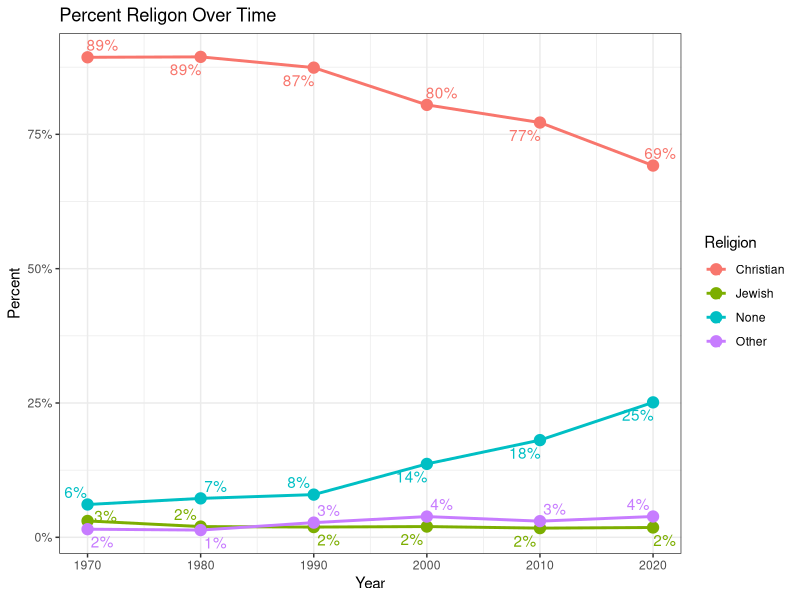
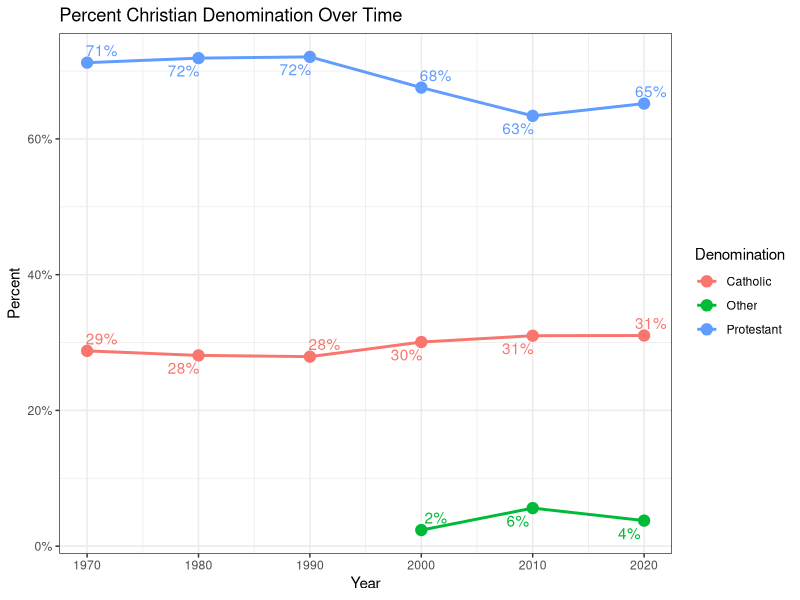
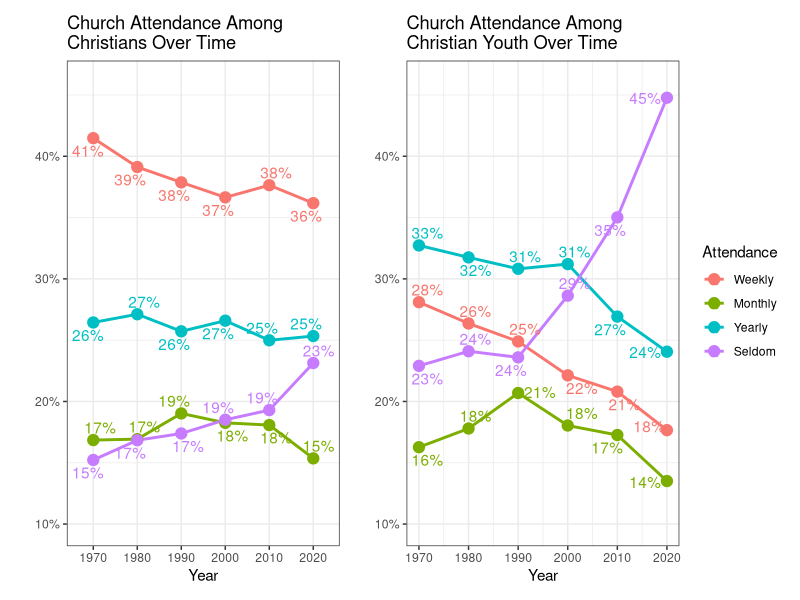
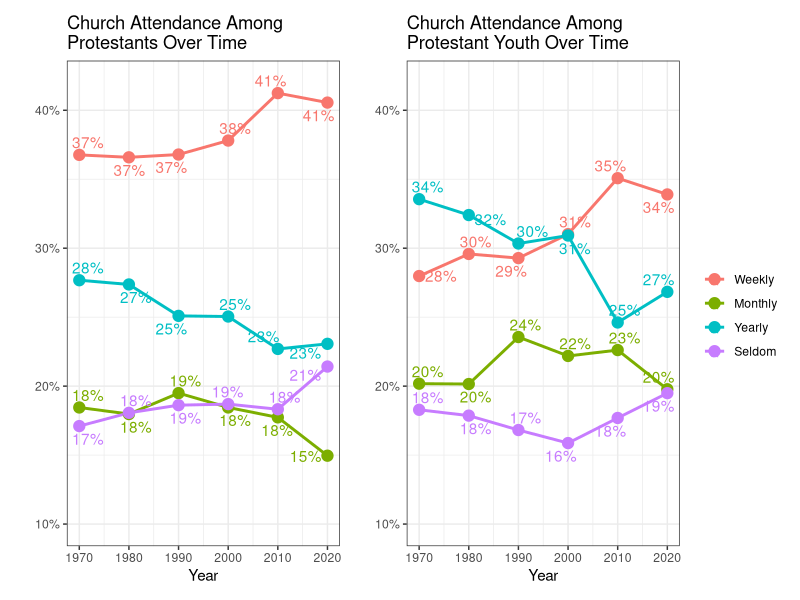
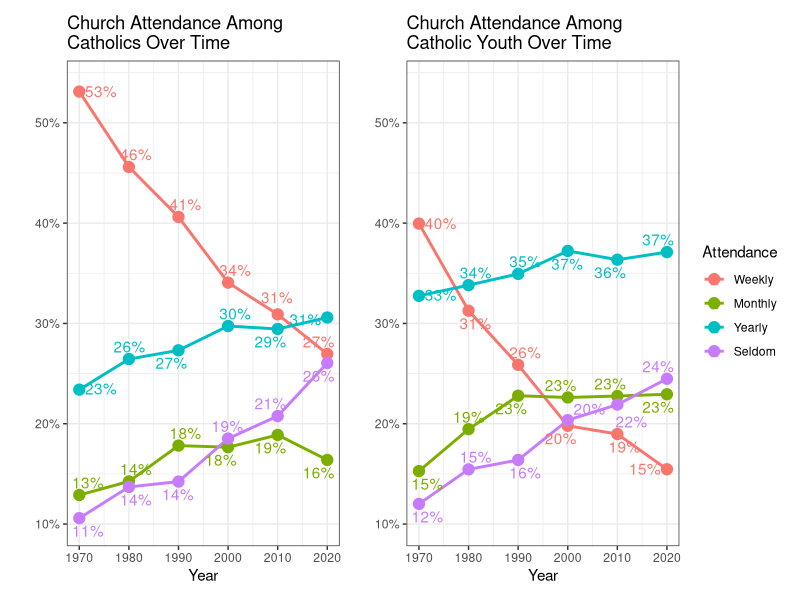

The R script that drew these images, in order:
## ---- chunk 1
#| echo: false
#| output: false
library(tidyverse)
library(patchwork)
## ---- chunk 2
df_raw <- readxl::read_excel("GSS.xlsx")
## ---- chunk 3
df_raw %>%
  filter(str_detect(as.character(age), "^[0-9]+$")) %>% 
  mutate(year = plyr::round_any(as.numeric(year), 10)) %>% 
  mutate(across(everything(), ~replace(., . %in% c("Protestant","Catholic","Orthodox-christian") , "Christian"))) %>%
  mutate(across(everything(), ~replace(., . %in% c("Buddhism","Hinduism","Other eastern religions","Inter-nondenominational","Native american","Other","Muslim/islam") , "Other"))) %>%
  group_by(year, relig) %>% 
  count() %>%
  filter(!relig %in% c(".n:  No answer", ".d:  Do not Know/Cannot Choose",".s:  Skipped on Web")) %>% 
  group_by(year) %>% 
  mutate(percent = round(n/sum(n),5)) %>% 
  mutate(percent_label = (round(n/sum(n),2))*100) %>% 
  mutate(percent_label = percent_label %>%  as.character() %>% paste0("%")) %>% 
  ggplot(aes(x=as.numeric(year), y = percent, color = relig)) + 
  geom_line(size = 1)+
  geom_point(size = 3.5) +
  labs(
    x = "Year",
    y = "Percent",
    color = "Religion",
    title = "Percent Religon Over Time"
  ) +
  ggrepel::geom_text_repel(aes(label = percent_label)) +
  scale_y_continuous(labels = scales::percent) +
  theme_bw()
## ---- chunk 4
christian_vector <- c('PROTESTANT','CATHOLIC','CHRISTIAN','ORTHODOX-CHRISTIAN') %>% tolower()

df_raw %>%
  filter(str_detect(as.character(age), "^[0-9]+$")) %>% 
  mutate(year = plyr::round_any(as.numeric(year), 10)) %>% 
  filter(tolower(relig) %in% christian_vector) %>% 
  mutate(across(everything(), ~replace(., . ==  "Orthodox-christian" , "Christian"))) %>%
  mutate(across(everything(), ~replace(., . ==  "Christian" , "Other"))) %>% 
  group_by(year, relig) %>% 
  count() %>% 
  group_by(year) %>% 
  mutate(percent = round(n/sum(n),5)) %>% 
  mutate(percent_label = (round(n/sum(n),2))*100) %>% 
  mutate(percent_label = percent_label %>%  as.character() %>% paste0("%")) %>% 
  ggplot(aes(x=as.numeric(year), y = percent, color = relig)) + 
  geom_line(size = 1)+
  geom_point(size = 3.5) +
  labs(
    x = "Year",
    y = "Percent",
    color = "Denomination",
    title = "Percent Christian Denomination Over Time"
    ) +
  ggrepel::geom_text_repel(aes(label = percent_label)) +
  scale_y_continuous(labels = scales::percent) +
  theme_bw()
## ---- chunk 5
christian_attend <- df_raw %>%
  filter(str_detect(as.character(age), "^[0-9]+$")) %>% 
  mutate(age = as.numeric(age)) %>% 
  mutate(year = plyr::round_any(as.numeric(year), 10)) %>% 
  mutate(age = plyr::round_any(as.numeric(age), 10)) %>% 
  mutate(across(everything(), ~replace(., . %in% c("Protestant","Catholic","Orthodox-christian") , "Christian"))) %>% 
  filter(relig == "Christian") %>% 
  filter(!attend %in% c(".d:  Do not Know/Cannot Choose",".s:  Skipped on Web")) %>%
  mutate(attend = ifelse(attend %in% c("Every week","Nearly every week","Several times a week"), "Weekly", attend),
         attend = ifelse(attend %in% c("2-3 times a month","About once a month","At least monthly"), "Monthly", attend),
         attend = ifelse(attend %in% c("About once or twice a year","Several times a year"), "Yearly", attend),
         attend = ifelse(attend %in% c("Less than once a year","Never"), "Seldom", attend)) %>% 
  group_by(year,attend) %>% 
  count() %>% 
  group_by(year) %>% 
  mutate(attend = factor(attend, levels = c("Weekly", "Monthly", "Yearly","Seldom"))) %>% 
  mutate(percent = round(n/sum(n),5)) %>% 
  mutate(percent_label = (round(n/sum(n),2))*100) %>% 
  mutate(percent_label = percent_label %>%  as.character() %>% paste0("%")) %>% 
  ggplot(aes(x = year, y = percent, group = attend, color = attend)) + 
  geom_line(size = 1)+
  geom_point(size = 3.5) +
  labs(
    x = "Year",
    y = "",
    color = "Attendance",
    title = "Church Attendance Among\nChristians Over Time"
    ) +
  ggrepel::geom_text_repel(aes(label = percent_label)) +
  theme_bw() + theme(legend.position = 'none')
  

df_christian <- df_raw %>%
  filter(str_detect(as.character(age), "^[0-9]+$")) %>% 
  mutate(age = as.numeric(age)) %>% 
  mutate(year = plyr::round_any(as.numeric(year), 10)) %>% 
  mutate(age = plyr::round_any(as.numeric(age), 10)) %>% 
  filter(!attend %in% c(".d:  Do not Know/Cannot Choose",".s:  Skipped on Web")) %>%
  mutate(attend = ifelse(attend %in% c("Every week","Nearly every week","Several times a week"), "Weekly", attend),
         attend = ifelse(attend %in% c("2-3 times a month","About once a month","At least monthly"), "Monthly", attend),
         attend = ifelse(attend %in% c("About once or twice a year","Several times a year"), "Yearly", attend),
         attend = ifelse(attend %in% c("Less than once a year","Never"), "Seldom", attend)) %>% 
  filter(attend != ".n:  No answer") %>% 
  mutate(attend = factor(attend, levels = c("Weekly", "Monthly", "Yearly","Seldom"))) 

christian_attend_youth <- df_christian %>%
  filter(age %in% c(20,30)) %>% 
  group_by(year,attend) %>% 
  count() %>% 
  group_by(year) %>% 
  mutate(percent = round(n/sum(n),5)) %>% 
  mutate(percent_label = (round(n/sum(n),2))*100) %>% 
  mutate(percent_label = percent_label %>%  as.character() %>% paste0("%")) %>% 
  ggplot(aes(x = year, y = percent, group = attend, color = attend)) + 
  geom_line(size = 1)+
  geom_point(size = 3.5) +
  labs(
    x = "Year",
    y = "",
    color = "Attendance",
    title = "Church Attendance Among\nChristian Youth Over Time"
    ) +
  ggrepel::geom_text_repel(aes(label = percent_label)) +
  theme_bw() + 
  theme(
    # legend.position = 'bottom',
    legend.direction = "vertical"
    )


christian_attend + christian_attend_youth & scale_y_continuous(limits = c(.1, .46),labels = scales::percent)
## ---- chunk 6
prot_attend <- df_christian %>% 
  filter(relig == "Protestant") %>% 
  group_by(year,attend) %>% 
  count() %>% 
  group_by(year) %>% 
  mutate(percent = round(n/sum(n),5)) %>% 
  mutate(percent_label = (round(n/sum(n),2))*100) %>% 
  mutate(percent_label = percent_label %>%  as.character() %>% paste0("%")) %>% 
  ggplot(aes(x = year, y = percent, group = attend, color = attend)) + 
  geom_line(size = 1)+
  geom_point(size = 3.5) +
  labs(
    x = "Year",
    y = "",
    color = "Attendance",
    title = "Church Attendance Among\nProtestants Over Time"
    ) +
  ggrepel::geom_text_repel(aes(label = percent_label)) +
  theme_bw() +  theme(legend.position = 'none')

prot_attend_youth <- df_christian %>%
  filter(relig == "Protestant") %>% 
  filter(age %in% c(20,30)) %>% 
  group_by(year,attend) %>% 
  count() %>% 
  group_by(year) %>% 
  mutate(percent = round(n/sum(n),5)) %>% 
  mutate(percent_label = (round(n/sum(n),2))*100) %>% 
  mutate(percent_label = percent_label %>%  as.character() %>% paste0("%")) %>% 
  ggplot(aes(x = year, y = percent, group = attend, color = attend)) + 
  geom_line(size = 1)+
  geom_point(size = 3.5) +
  labs(
    x = "Year",
    y = "",
    color = "",
    title = "Church Attendance Among\nProtestant Youth Over Time"
    ) +
  ggrepel::geom_text_repel(aes(label = percent_label)) +
  theme_bw() + 
  theme(
    # legend.position = 'bottom',
    legend.direction = "vertical"
    )



prot_attend + prot_attend_youth & scale_y_continuous(limits = c(.1, .42),labels = scales::percent)

## ---- chunk 7
#| warning: false

cath_attend <- df_christian %>%
  filter(relig == "Catholic") %>% 
  group_by(year,attend) %>% 
  count() %>% 
  group_by(year) %>% 
  mutate(percent = round(n/sum(n),5)) %>% 
  mutate(percent_label = (round(n/sum(n),2))*100) %>% 
  mutate(percent_label = percent_label %>%  as.character() %>% paste0("%")) %>% 
  ggplot(aes(x = year, y = percent, group = attend, color = attend)) + 
  geom_line(size = 1)+
  geom_point(size = 3.5) +
  labs(
    x = "Year",
    y = "",
    color = "Attendance",
    title = "Church Attendance Among\nCatholics Over Time"
    ) +
  ggrepel::geom_text_repel(aes(label = percent_label)) +
  theme_bw() + theme(legend.position = 'none')

cath_attend_youth <- df_christian %>%
  filter(relig == "Catholic") %>% 
  filter(age %in% c(20,30)) %>% 
  group_by(year,attend) %>% 
  count() %>% 
  group_by(year) %>% 
  mutate(percent = round(n/sum(n),5)) %>% 
  mutate(percent_label = (round(n/sum(n),2))*100) %>% 
  mutate(percent_label = percent_label %>%  as.character() %>% paste0("%")) %>% 
  ggplot(aes(x = year, y = percent, group = attend, color = attend)) + 
  geom_line(size = 1) +
  geom_point(size = 3.5) +
  labs(
    x = "Year",
    y = "",
    color = "Attendance",
    title = "Church Attendance Among\nCatholic Youth Over Time"
    ) +
  ggrepel::geom_text_repel(aes(label = percent_label)) +
  theme_bw() + 
  theme(
    # legend.position = 'bottom',
    legend.direction = "vertical"
    )
  

cath_attend + cath_attend_youth & scale_y_continuous(limits = c(.1, .54),labels = scales::percent)

